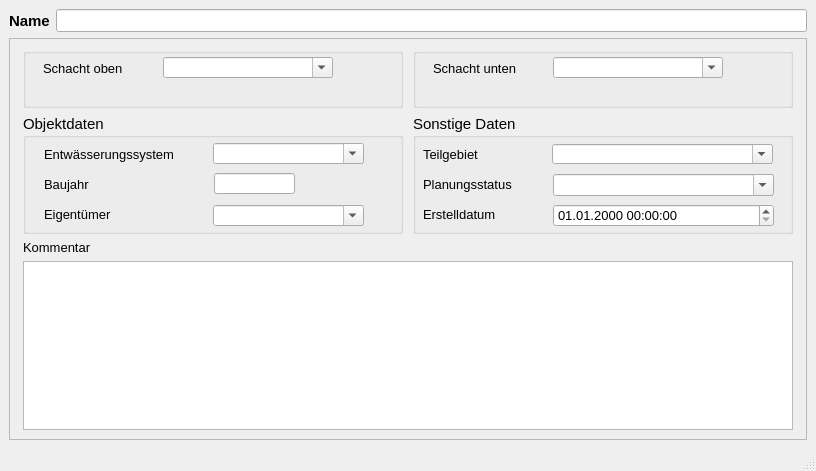
<?xml version="1.0" encoding="UTF-8"?>
<ui version="4.0">
 <class>MainWindow</class>
 <widget class="QMainWindow" name="MainWindow">
  <property name="geometry">
   <rect>
    <x>0</x>
    <y>0</y>
    <width>816</width>
    <height>471</height>
   </rect>
  </property>
  <property name="minimumSize">
   <size>
    <width>680</width>
    <height>420</height>
   </size>
  </property>
  <property name="font">
   <font>
    <family>Tahoma</family>
    <pointsize>10</pointsize>
   </font>
  </property>
  <property name="windowTitle">
   <string>Pumpe</string>
  </property>
  <widget class="QWidget" name="centralwidget">
   <layout class="QVBoxLayout" name="verticalLayout">
    <item>
     <layout class="QHBoxLayout" name="horizontalLayout">
      <item>
       <widget class="QLabel" name="label">
        <property name="font">
         <font>
          <family>Tahoma</family>
          <pointsize>11</pointsize>
          <weight>75</weight>
          <bold>true</bold>
         </font>
        </property>
        <property name="text">
         <string>Name</string>
        </property>
       </widget>
      </item>
      <item>
       <widget class="QLineEdit" name="haltnam">
        <property name="toolTip">
         <string>&lt;html&gt;&lt;head/&gt;&lt;body&gt;&lt;p&gt;Eindeutige Bezeichnung&lt;/p&gt;&lt;/body&gt;&lt;/html&gt;</string>
        </property>
        <property name="statusTip">
         <string>Eindeutige Bezeichnung</string>
        </property>
       </widget>
      </item>
     </layout>
    </item>
    <item>
     <widget class="QScrollArea" name="scrollArea">
      <property name="widgetResizable">
       <bool>true</bool>
      </property>
      <widget class="QWidget" name="scrollAreaWidgetContents">
       <property name="geometry">
        <rect>
         <x>0</x>
         <y>0</y>
         <width>792</width>
         <height>358</height>
        </rect>
       </property>
       <layout class="QGridLayout" name="gridLayout">
        <item row="0" column="0">
         <widget class="QGroupBox" name="groupBox">
          <property name="minimumSize">
           <size>
            <width>380</width>
            <height>60</height>
           </size>
          </property>
          <property name="maximumSize">
           <size>
            <width>380</width>
            <height>60</height>
           </size>
          </property>
          <property name="font">
           <font>
            <family>Tahoma</family>
            <pointsize>11</pointsize>
           </font>
          </property>
          <property name="title">
           <string/>
          </property>
          <widget class="QLabel" name="label_3">
           <property name="geometry">
            <rect>
             <x>20</x>
             <y>10</y>
             <width>111</width>
             <height>21</height>
            </rect>
           </property>
           <property name="font">
            <font>
             <family>Tahoma</family>
             <pointsize>10</pointsize>
            </font>
           </property>
           <property name="text">
            <string>Schacht oben</string>
           </property>
          </widget>
          <widget class="QComboBox" name="schoben">
           <property name="geometry">
            <rect>
             <x>140</x>
             <y>9</y>
             <width>170</width>
             <height>21</height>
            </rect>
           </property>
           <property name="font">
            <font>
             <family>Tahoma</family>
             <pointsize>10</pointsize>
            </font>
           </property>
           <property name="toolTip">
            <string>&lt;html&gt;&lt;head/&gt;&lt;body&gt;&lt;p&gt;&lt;span style=&quot; font-family:'Calibri','sans-serif';&quot;&gt;Name des oberen Schachts&lt;/span&gt;&lt;/p&gt;&lt;/body&gt;&lt;/html&gt;</string>
           </property>
           <property name="statusTip">
            <string>Name des oberen Schachts</string>
           </property>
           <property name="editable">
            <bool>true</bool>
           </property>
          </widget>
         </widget>
        </item>
        <item row="0" column="1">
         <widget class="QGroupBox" name="groupBox_4">
          <property name="minimumSize">
           <size>
            <width>380</width>
            <height>0</height>
           </size>
          </property>
          <property name="maximumSize">
           <size>
            <width>380</width>
            <height>16777215</height>
           </size>
          </property>
          <property name="font">
           <font>
            <family>Tahoma</family>
            <pointsize>11</pointsize>
           </font>
          </property>
          <property name="title">
           <string/>
          </property>
          <widget class="QLabel" name="label_9">
           <property name="geometry">
            <rect>
             <x>20</x>
             <y>10</y>
             <width>121</width>
             <height>21</height>
            </rect>
           </property>
           <property name="font">
            <font>
             <family>Tahoma</family>
             <pointsize>10</pointsize>
            </font>
           </property>
           <property name="text">
            <string>Schacht unten</string>
           </property>
          </widget>
          <widget class="QComboBox" name="schunten">
           <property name="geometry">
            <rect>
             <x>140</x>
             <y>9</y>
             <width>170</width>
             <height>21</height>
            </rect>
           </property>
           <property name="font">
            <font>
             <family>Tahoma</family>
             <pointsize>10</pointsize>
            </font>
           </property>
           <property name="toolTip">
            <string>&lt;html&gt;&lt;head/&gt;&lt;body&gt;&lt;p&gt;&lt;span style=&quot; font-family:'Calibri','sans-serif';&quot;&gt;Name des unteren Schachts&lt;/span&gt;&lt;/p&gt;&lt;/body&gt;&lt;/html&gt;</string>
           </property>
           <property name="statusTip">
            <string>Name des unteren Schachts</string>
           </property>
           <property name="editable">
            <bool>true</bool>
           </property>
          </widget>
         </widget>
        </item>
        <item row="1" column="0">
         <widget class="QGroupBox" name="groupBox_2">
          <property name="minimumSize">
           <size>
            <width>0</width>
            <height>120</height>
           </size>
          </property>
          <property name="font">
           <font>
            <family>Tahoma</family>
            <pointsize>11</pointsize>
           </font>
          </property>
          <property name="title">
           <string>Objektdaten</string>
          </property>
          <widget class="QLabel" name="label_19">
           <property name="geometry">
            <rect>
             <x>21</x>
             <y>90</y>
             <width>90</width>
             <height>21</height>
            </rect>
           </property>
           <property name="font">
            <font>
             <family>Tahoma</family>
             <pointsize>10</pointsize>
            </font>
           </property>
           <property name="text">
            <string>Eigentümer</string>
           </property>
          </widget>
          <widget class="QLabel" name="label_51">
           <property name="geometry">
            <rect>
             <x>21</x>
             <y>30</y>
             <width>171</width>
             <height>21</height>
            </rect>
           </property>
           <property name="font">
            <font>
             <family>Tahoma</family>
             <pointsize>10</pointsize>
            </font>
           </property>
           <property name="text">
            <string>Entwässerungssystem</string>
           </property>
          </widget>
          <widget class="QComboBox" name="entwart">
           <property name="geometry">
            <rect>
             <x>190</x>
             <y>29</y>
             <width>151</width>
             <height>21</height>
            </rect>
           </property>
           <property name="font">
            <font>
             <family>Tahoma</family>
             <pointsize>10</pointsize>
            </font>
           </property>
           <property name="toolTip">
            <string>&lt;html&gt;&lt;head/&gt;&lt;body&gt;&lt;p&gt;vorh. Entwässerungssystem (z.B. Mischwasser, Regenwasser etc.)&lt;/p&gt;&lt;/body&gt;&lt;/html&gt;</string>
           </property>
           <property name="statusTip">
            <string>vorh. Entwässerungssystem (z.B. Mischwasser, Regenwasser etc.)</string>
           </property>
           <property name="editable">
            <bool>true</bool>
           </property>
          </widget>
          <widget class="QLineEdit" name="baujahr">
           <property name="geometry">
            <rect>
             <x>191</x>
             <y>59</y>
             <width>81</width>
             <height>21</height>
            </rect>
           </property>
           <property name="toolTip">
            <string/>
           </property>
           <property name="statusTip">
            <string/>
           </property>
          </widget>
          <widget class="QLabel" name="label_18">
           <property name="geometry">
            <rect>
             <x>21</x>
             <y>60</y>
             <width>101</width>
             <height>21</height>
            </rect>
           </property>
           <property name="font">
            <font>
             <family>Tahoma</family>
             <pointsize>10</pointsize>
            </font>
           </property>
           <property name="text">
            <string>Baujahr</string>
           </property>
          </widget>
          <widget class="QComboBox" name="simstatus_2">
           <property name="geometry">
            <rect>
             <x>190</x>
             <y>91</y>
             <width>151</width>
             <height>21</height>
            </rect>
           </property>
           <property name="font">
            <font>
             <family>Tahoma</family>
             <pointsize>10</pointsize>
            </font>
           </property>
           <property name="toolTip">
            <string/>
           </property>
           <property name="statusTip">
            <string/>
           </property>
           <property name="editable">
            <bool>true</bool>
           </property>
          </widget>
         </widget>
        </item>
        <item row="1" column="1">
         <widget class="QGroupBox" name="groupBox_3">
          <property name="font">
           <font>
            <family>Tahoma</family>
            <pointsize>11</pointsize>
           </font>
          </property>
          <property name="title">
           <string>Sonstige Daten</string>
          </property>
          <widget class="QComboBox" name="teilgebiet">
           <property name="geometry">
            <rect>
             <x>139</x>
             <y>30</y>
             <width>221</width>
             <height>20</height>
            </rect>
           </property>
           <property name="font">
            <font>
             <family>Tahoma</family>
             <pointsize>10</pointsize>
            </font>
           </property>
           <property name="toolTip">
            <string>&lt;html&gt;&lt;head/&gt;&lt;body&gt;&lt;p&gt;Zuordnung zu definiertem Teilgebiet&lt;/p&gt;&lt;/body&gt;&lt;/html&gt;</string>
           </property>
           <property name="statusTip">
            <string>Zuordnung zu definiertem Teilgebiet</string>
           </property>
           <property name="editable">
            <bool>true</bool>
           </property>
          </widget>
          <widget class="QLabel" name="label_11">
           <property name="geometry">
            <rect>
             <x>10</x>
             <y>30</y>
             <width>91</width>
             <height>20</height>
            </rect>
           </property>
           <property name="font">
            <font>
             <family>Tahoma</family>
             <pointsize>10</pointsize>
            </font>
           </property>
           <property name="text">
            <string>Teilgebiet</string>
           </property>
           <property name="buddy">
            <cstring>simstatus</cstring>
           </property>
          </widget>
          <widget class="QComboBox" name="simstatus">
           <property name="geometry">
            <rect>
             <x>140</x>
             <y>60</y>
             <width>221</width>
             <height>22</height>
            </rect>
           </property>
           <property name="font">
            <font>
             <family>Tahoma</family>
             <pointsize>10</pointsize>
            </font>
           </property>
           <property name="toolTip">
            <string>&lt;html&gt;&lt;head/&gt;&lt;body&gt;&lt;p&gt;&lt;span style=&quot; font-family:'Calibri','sans-serif';&quot;&gt;aktueller Status (z.B. vorhanden, in Planung etc.)&lt;/span&gt;&lt;/p&gt;&lt;/body&gt;&lt;/html&gt;</string>
           </property>
           <property name="statusTip">
            <string>aktueller Status (z.B. vorhanden, in Planung etc.)</string>
           </property>
           <property name="editable">
            <bool>true</bool>
           </property>
          </widget>
          <widget class="QgsDateTimeEdit" name="createdat">
           <property name="geometry">
            <rect>
             <x>140</x>
             <y>90</y>
             <width>221</width>
             <height>23</height>
            </rect>
           </property>
           <property name="font">
            <font>
             <family>Tahoma</family>
             <pointsize>10</pointsize>
            </font>
           </property>
           <property name="toolTip">
            <string>&lt;html&gt;&lt;head/&gt;&lt;body&gt;&lt;p&gt;Erstelldatum&lt;/p&gt;&lt;/body&gt;&lt;/html&gt;</string>
           </property>
           <property name="statusTip">
            <string>Erstelldatum</string>
           </property>
           <property name="currentSection">
            <enum>QDateTimeEdit::DaySection</enum>
           </property>
           <property name="displayFormat">
            <string>dd.MM.yyyy HH:mm:ss</string>
           </property>
          </widget>
          <widget class="QLabel" name="label_10">
           <property name="geometry">
            <rect>
             <x>10</x>
             <y>60</y>
             <width>111</width>
             <height>21</height>
            </rect>
           </property>
           <property name="font">
            <font>
             <family>Tahoma</family>
             <pointsize>10</pointsize>
            </font>
           </property>
           <property name="text">
            <string>Planungsstatus</string>
           </property>
           <property name="buddy">
            <cstring>simstatus</cstring>
           </property>
          </widget>
          <widget class="QLabel" name="label_71">
           <property name="geometry">
            <rect>
             <x>10</x>
             <y>90</y>
             <width>151</width>
             <height>21</height>
            </rect>
           </property>
           <property name="font">
            <font>
             <family>Tahoma</family>
             <pointsize>10</pointsize>
            </font>
           </property>
           <property name="text">
            <string>Erstelldatum</string>
           </property>
          </widget>
         </widget>
        </item>
        <item row="2" column="0">
         <widget class="QLabel" name="label_22">
          <property name="font">
           <font>
            <family>Tahoma</family>
            <pointsize>10</pointsize>
           </font>
          </property>
          <property name="text">
           <string>Kommentar</string>
          </property>
         </widget>
        </item>
        <item row="3" column="0" colspan="2">
         <widget class="QTextEdit" name="kommentar">
          <property name="font">
           <font>
            <family>Tahoma</family>
            <pointsize>10</pointsize>
           </font>
          </property>
          <property name="toolTip">
           <string>&lt;html&gt;&lt;head/&gt;&lt;body&gt;&lt;p&gt;Platz für zusätzliche Kommentare&lt;/p&gt;&lt;/body&gt;&lt;/html&gt;</string>
          </property>
          <property name="statusTip">
           <string>Platz für zusätzliche Kommentare</string>
          </property>
         </widget>
        </item>
       </layout>
      </widget>
     </widget>
    </item>
   </layout>
  </widget>
  <widget class="QMenuBar" name="menubar">
   <property name="geometry">
    <rect>
     <x>0</x>
     <y>0</y>
     <width>816</width>
     <height>27</height>
    </rect>
   </property>
  </widget>
  <widget class="QStatusBar" name="statusbar"/>
 </widget>
 <customwidgets>
  <customwidget>
   <class>QgsDateTimeEdit</class>
   <extends>QDateTimeEdit</extends>
   <header>qgsdatetimeedit.h</header>
  </customwidget>
 </customwidgets>
 <resources/>
 <connections/>
</ui>
